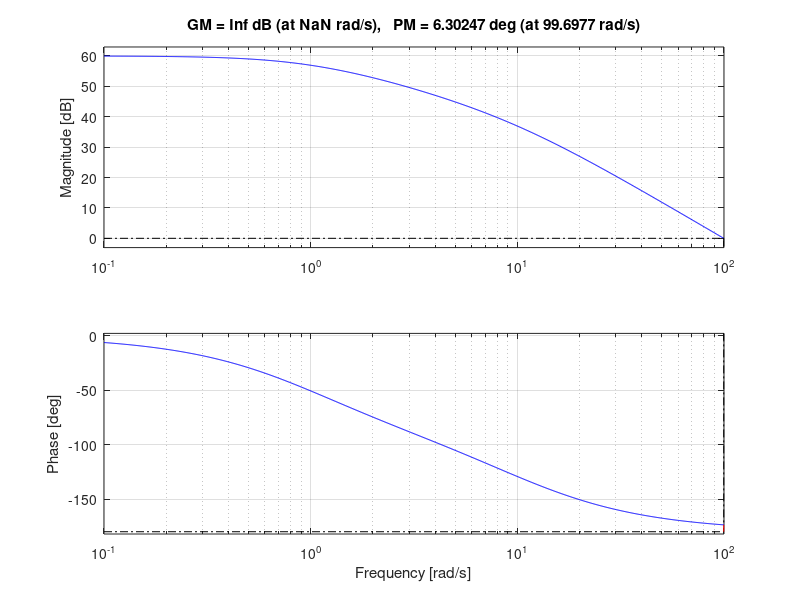

This chart was generated by the following MATLAB code: (Note: this script raises an error after producing the figure.)
clear
clc
ep = 0.1/100;
PMD=45;
kp=(1/ep)-1;
%
k = kp*5; %ep < 0.1% 
PMD =45;
G= zpk([],[-1 -10], [2]);

L1 = k*G;

%% 2
[GM1, PM1, wg180, wg] = margin (L1);
PM1
figure(1)
margin(L1)
grid on
%title('margin L1')

%% 3
L1_a = PMD-180+5.7;
%por metodo grafico, la frecuencia w'g
%wprima_g=10.2;


%si se desea el valor exacto:
wgp=0;
[L1m, L1a] = bode(L1,wgp);
for wgp=0:0.01:15
    if L1a ~= L1_a
        [L1m, L1a] = bode(L1,wgp);
    end
    if -L1a + L1_a > 0 
        %se obtiene A para w'g y se confirma que L1a satisfaga
        % L1a = PMD-180+5.7 acá se obtiene una diferencia de 
        %0.0237 grados debida al tamaño de aumento de i 
       [L1m, L1a] = bode(L1,wgp)
       break 
    end
end
%% 4 
A=20*log10(L1m) 
alpha = 10^-(A/20)

%alternativamente
alpha2 = 1/abs(freqresp(L1,wgp,'rad/s'))
%% 5 obtencion parametro T1 del compensador
T1=10/(alpha*wgp)

C2= tf([alpha*T1 1], [T1 1]) %polo mas cerca del origen

C=k*C2;
L = C*G;

figure(1)
margin(L1) 
%title('Bode L1=k*G(S)')
grid on
%hold all
figure(2)
margin(L)
%title('Bode L=k*C1(S)*G(S)')
grid on
%%
T=feedback(L,1)

figure(3)
bode(T)
title('Bode T')
grid on

figure(4)
step(T)
title('Step T')
grid on


e=1/(1+C*G)
figure(5)
step(e)
title('error')
grid on







%% Pruebas obtención de alpha

z=i*wgp;
ele1 = k*2/((z+1)*(z+10))
alp = 1/abs(ele1)


